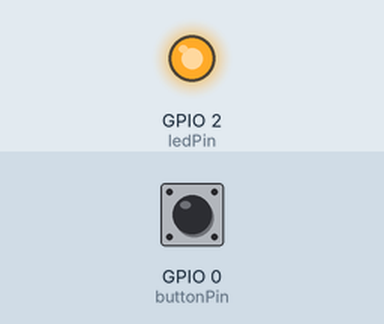
The sketch below on a simulated ESP32. Shown: output pins drawn as LEDs (lit = HIGH). The test bench sets the inputs (shaded band); at power-on: GPIO 0 (buttonPin) HIGH. WiFi joins after 1.5 s; servers stay silent unless stated; no MQTT or app messages arrive unless stated; what the sketch prints to the serial monitor is not drawn.

Above: at 3.7 s.
3.8 s: GPIO 0 (buttonPin) pulled LOW for 0.15 s
At 5.1 s:
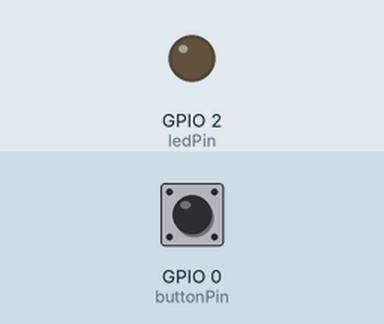
8.5 s: GPIO 0 (buttonPin) pulled LOW for 1 s
At 9.9 s:
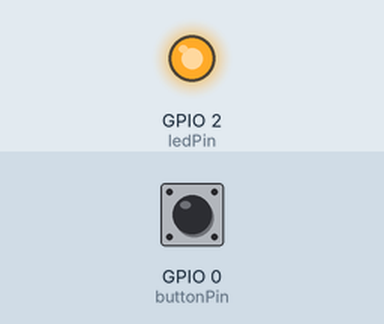
11.0 s: GPIO 0 (buttonPin) pulled LOW for 3.2 s
At 14.7 s:
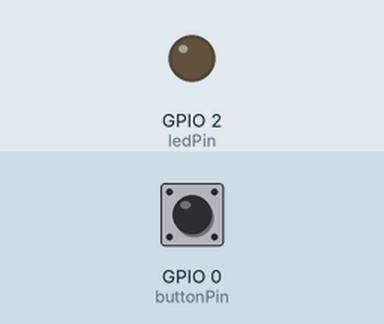
Timing chart, 0 to 16.2 s (numbered marks = the images above; inputs shaded):
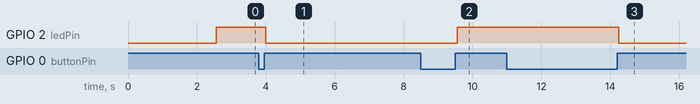

Measured:
- after the input at 3.8 s, GPIO 2 (ledPin): HIGH → LOW after 0.20 s
- after the input at 8.5 s, GPIO 2 (ledPin): LOW → HIGH after 1.1 s
- after the input at 11.0 s, GPIO 2 (ledPin): HIGH → LOW after 3.3 s

The sketch:

test_mqtt_iot.ino
```cpp
#include <WiFi.h>
#include <WiFiClientSecure.h>
#include <PubSubClient.h>

// Thông tin WiFi
const char* ssid = "HP";
const char* password = "3141592654";

// Thông tin HiveMQ broker
const char* mqtt_server = "526149152b184bce88dda61234c737f8.s1.eu.hivemq.cloud";
const int mqtt_port = 8883;
const char* mqtt_user = "Esp32";
const char* mqtt_password = "Hp123456";
const char* client_id = "ESP32_1";

// MQTT Topics
const char* topic_publish = "ESP32_pub";
const char* topic_subscribe = "ESP32_sub";

WiFiClientSecure espClient;
PubSubClient client(espClient);

unsigned long lastMsg = 0;
int value = 0;

// Biến cho nút BOOT
const int buttonPin = 0;  // GPIO 0 - nút BOOT
const int ledPin = 2;     // GPIO 2 - LED D2
int buttonState = 0;
int lastButtonState = HIGH;
int toggleState = 0;  // Trạng thái toggle 0 hoặc 1
unsigned long lastDebounceTime = 0;
unsigned long debounceDelay = 50;

// Hàm kết nối WiFi
void setup_wifi() {
  delay(10);
  Serial.println();
  Serial.print("Đang kết nối WiFi: ");
  Serial.println(ssid);

  WiFi.mode(WIFI_STA);
  WiFi.begin(ssid, password);

  while (WiFi.status() != WL_CONNECTED) {
    delay(500);
    Serial.print(".");
  }

  Serial.println();
  Serial.println("WiFi đã kết nối!");
  Serial.print("Địa chỉ IP: ");
  Serial.println(WiFi.localIP());
}

// Hàm callback khi nhận message từ MQTT
void callback(char* topic, byte* payload, unsigned int length) {
  Serial.print("Message nhận được [");
  Serial.print(topic);
  Serial.print("]: ");

  String message = "";
  for (int i = 0; i < length; i++) {
    message += (char)payload[i];
  }
  Serial.println(message);

  // Xử lý message theo định dạng id,xx
  int commaIndex = message.indexOf(',');
  if (commaIndex > 0) {
    String receivedId = message.substring(0, commaIndex);
    String stateStr = message.substring(commaIndex + 1);

    // Kiểm tra nếu ID trùng khớp
    if (receivedId == String(client_id)) {
      int ledState = stateStr.toInt();

      // Điều khiển LED D2
      if (ledState == 1) {
        digitalWrite(ledPin, HIGH);
        toggleState = 1;
        Serial.println("Đèn LED BẬT");
      } else {
        digitalWrite(ledPin, LOW);
        toggleState = 0;
        Serial.println("Đèn LED TẮT");
      }
    } else {
      Serial.println("ID không trùng khớp");
    }
  }
}

// Hàm kết nối lại MQTT
void reconnect() {
  int attempts = 0;
  while (!client.connected() && attempts < 3) {
    Serial.print("Đang kết nối MQTT...");

    // Kết nối đơn giản với client_id cố định
    if (client.connect(client_id, mqtt_user, mqtt_password)) {
      Serial.println("Đã kết nối!");

      // Subscribe topic sau khi kết nối thành công
      client.subscribe(topic_subscribe);
      Serial.print("Đã subscribe topic: ");
      Serial.println(topic_subscribe);

      // Publish thông báo kết nối
      client.publish(topic_publish, "ESP32 connected to HiveMQ");

    } else {
      Serial.print("Lỗi, rc=");
      Serial.print(client.state());
      Serial.println(" thử lại sau 2 giây");
      attempts++;
      delay(2000);
    }
  }
}

void setup() {
  Serial.begin(115200);
  delay(1000);

  // Cấu hình nút BOOT và LED
  pinMode(buttonPin, INPUT_PULLUP);
  pinMode(ledPin, OUTPUT);
  digitalWrite(ledPin, LOW);  // Tắt LED ban đầu

  // Kết nối WiFi
  setup_wifi();

  // Cấu hình SSL/TLS - bỏ qua xác thực certificate (insecure mode)
  espClient.setInsecure();

  // Cấu hình MQTT
  client.setServer(mqtt_server, mqtt_port);
  client.setCallback(callback);
  client.setBufferSize(512);

  Serial.println("Setup hoàn tất!");
}

void loop() {
  // Kiểm tra kết nối MQTT
  if (!client.connected()) {
    reconnect();
  }
  client.loop();

  // Đọc trạng thái nút BOOT với debounce
  int reading = digitalRead(buttonPin);

  if (reading != lastButtonState) {
    lastDebounceTime = millis();
  }

  if ((millis() - lastDebounceTime) > debounceDelay) {
    if (reading != buttonState) {
      buttonState = reading;

      // Nếu nút được nhả (chuyển từ LOW sang HIGH)
      if (buttonState == HIGH) {
        // Toggle trạng thái
        toggleState = (toggleState == 0) ? 1 : 0;

        // Điều khiển LED theo trạng thái mới
        digitalWrite(ledPin, toggleState);
        Serial.print("Đèn LED: ");
        Serial.println(toggleState == 1 ? "BẬT" : "TẮT");

        // Tạo message theo định dạng id,xx
        String msg = String(client_id) + "," + String(toggleState);

        Serial.print("Nút BOOT nhấn - Publish: ");
        Serial.println(msg);

        // Publish lên MQTT
        client.publish(topic_publish, msg.c_str());
      }
    }
  }

  lastButtonState = reading;

  // Gửi message mỗi 5 giây
  // unsigned long now = millis();
  // if (now - lastMsg > 5000) {
  //   lastMsg = now;
  //   value++;

  //   // Tạo message để gửi
  //   String msg = "Hello from ESP32 #";
  //   msg += String(value);

  //   Serial.print("Publish message: ");
  //   Serial.println(msg);

  //   // Publish lên MQTT
  //   client.publish(topic_publish, msg.c_str());
  // }
}
```
